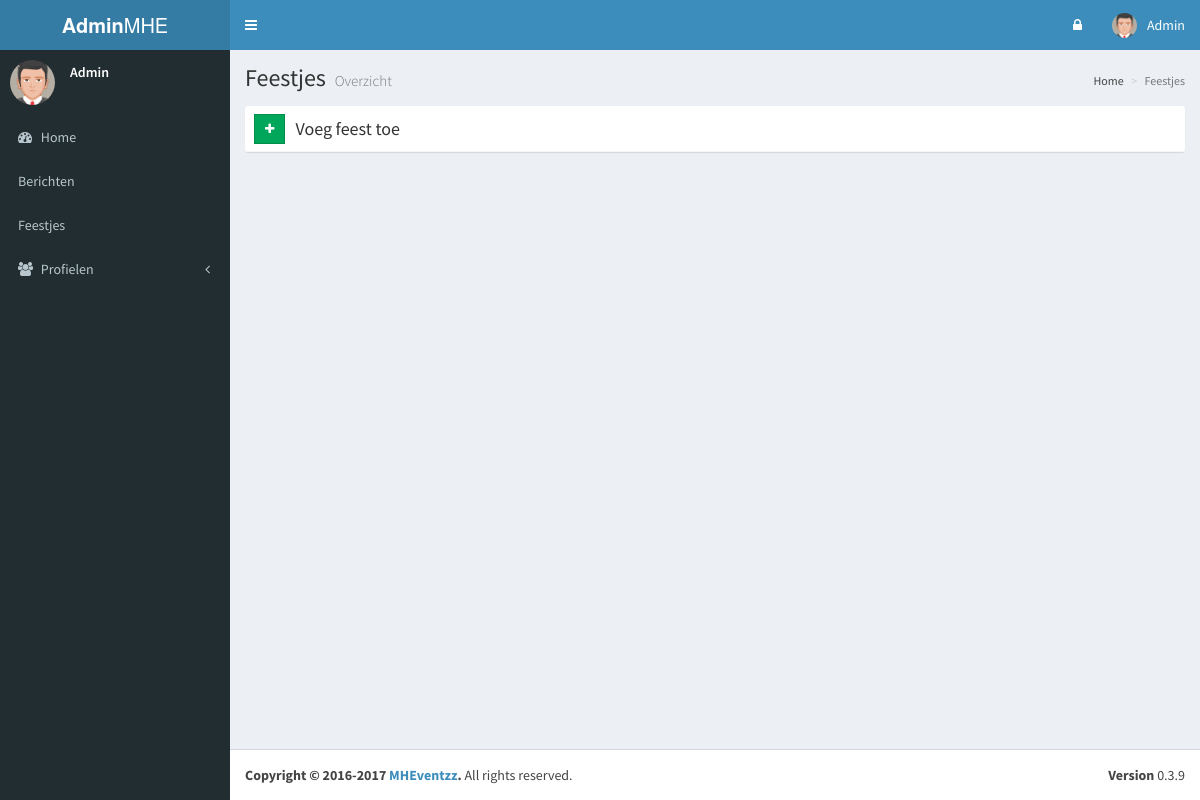
The page /admin/events.php (signed in) on the database as committed earlier.
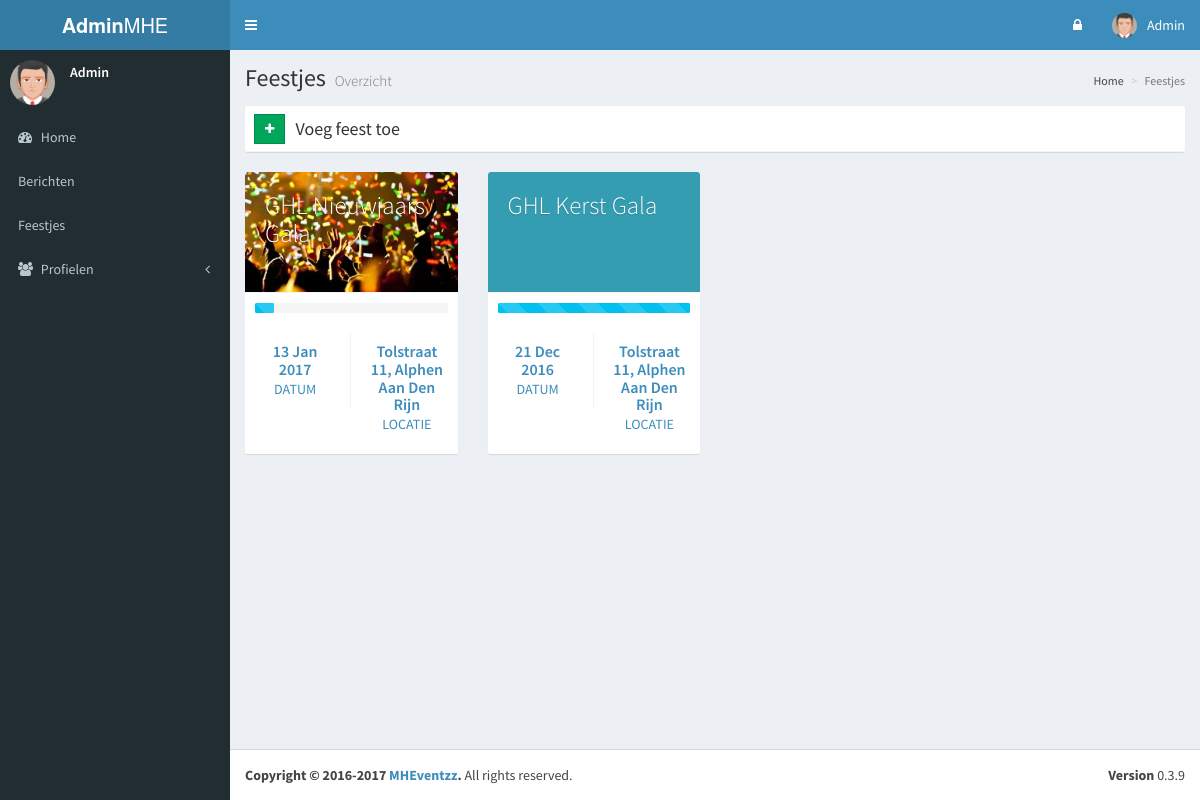
The same page on the database as committed later.
### tables this page shows
CREATE TABLE IF NOT EXISTS `events` (
  `event_id` int(11) NOT NULL AUTO_INCREMENT,
  `event_title` varchar(255) NOT NULL,
  `event_description` text NOT NULL,
  `event_date` date NOT NULL,
  `event_cat` int(3) NOT NULL,
  `event_location` text NOT NULL,
  `event_color` varchar(7) NOT NULL,
  `event_progress` int(11) NOT NULL,
  `event_cover_image` text NOT NULL,
  PRIMARY KEY (`event_id`)
);

### admin/events.php (the view, shortened to what this page needs)
<?php
include "top.php";
?>
  <div class="content-wrapper">
    <section class="content-header">
      <h1>
        Feestjes
        <small>Overzicht</small>
      </h1>
      <ol class="breadcrumb">
        <li><a href="index.php"><i class="ion ion-beer"></i> Home</a></li>
        <li class="active">Feestjes</li>
      </ol>
    </section>
    <section class="content">
        <div class="row">
            <div class="col-xs-12">
                <div class="nav-tabs-custom">
                    <ul class="nav nav-tabs">
                        <li>
                            <form action="eventsettings.php?action=new" method="POST">
                                <button type="submit" class="btn btn-success btn-flat btn-sm" style="margin: 5px; margin-bottom: 9px; margin-left: 9px;">
                                    <i class="fa fa-plus"></i>
                                </button>
                            </form>
                        </li>
                        <li>
                            <h4>Voeg feest toe</h4>
                        </li>
                    </ul>
                </div>
            </div>
        </div>
          <?php
            $SQL = "SELECT *, DATE_FORMAT(event_date,'%d %b %Y') AS date FROM events ORDER BY event_date DESC";
            $col_number = 1;
            $result = $conn->query($SQL);
            while($row = mysqli_fetch_assoc($result)){
                if($col_number == 1){
                    echo "<div class='row'>";
                    $row_ended = false;
                }
                echo "<a href='event.php?event=" . $row['event_id'] . "'><div class='col-md-3 col-sm-6'>";
                    echo "<div class='box box-widget widget-user'>";
                        echo "<div class='widget-user-header bg-black' style='background: " . $row['event_color'] . " ";
                            if(!empty($row['event_cover_image'])){
                                echo "url(\"" . $row['event_cover_image'] . "\") center center; background-size: cover ";
                            }
                        echo "!important;'>";
                            echo "<h3 class='widget-user-username'>" . $row['event_title'] . "</h3>";
                        echo "</div>";
                        echo "<div class='box-footer' style='padding-top: 10px!important;'>";
                            echo "<div class='row'>";
                                echo "<div class='col-xs-12'><div class='progress progress-sm active'><div class='progress-bar progress-bar-aqua progress-bar-striped' role='progressbar' aria-valuenow='" . $row['event_progress'] . "' aria-valuemin='0' aria-valuemax='100' style='width: " . $row['event_progress'] . "%'><span class='sr-only'>" . $row['event_progress'] . "% Complete</span></div></div></div>";
                            echo "</div>";
                            echo "<div class='row'>";
                                echo "<div class='col-sm-6 border-right'>";
                                    echo "<div class='description-block'>";
                                        echo "<h5 class='description-header'>" . $row['date'] . "</h5>";
                                        echo "<span class='description-text'>Datum</span>";
                                    echo "</div>";
                                echo "</div>";
                                echo "<div class='col-sm-6'>";
                                    echo "<div class='description-block'>";
                                        echo "<h5 class='description-header'>" . $row['event_location'] . "</h5>";
                                        echo "<span class='description-text'>Locatie</span>";
                                    echo "</div>";
                                echo "</div>";
                            echo "</div>";
                        echo "</div>";
                    echo "</div>";
                echo "</div></a>";
                $col_number++;
            }
            if(!$row_ended){
                echo "</div>";
            }
          ?>
    </section>
  </div>
<?php
include "bottom.php";
?>

Rows that differ between the two databases and show on the page:
added events: event_cover_image (picture), event_title "GHL Nieuwjaars Gala", $row['event_progress'] 10 (drawn), date "13 Jan 2017", event_location "Tolstraat 11, Alphen Aan Den Rijn"
added events: event_title "GHL Kerst Gala", $row['event_progress'] 100 (drawn), date "21 Dec 2016", event_location "Tolstraat 11, Alphen Aan Den Rijn"
